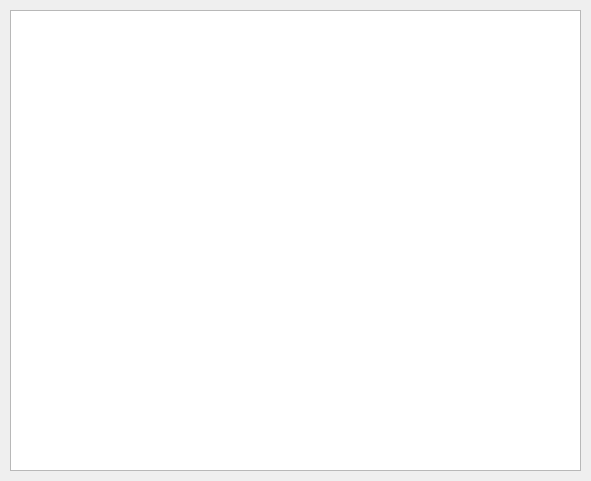
<?xml version="1.0" encoding="UTF-8"?>
<ui version="4.0">
 <class>DataViewer</class>
 <widget class="QWidget" name="DataViewer">
  <property name="geometry">
   <rect>
    <x>0</x>
    <y>0</y>
    <width>591</width>
    <height>481</height>
   </rect>
  </property>
  <property name="windowTitle">
   <string>Form</string>
  </property>
  <widget class="QTextBrowser" name="viewtext">
   <property name="geometry">
    <rect>
     <x>10</x>
     <y>10</y>
     <width>571</width>
     <height>461</height>
    </rect>
   </property>
   <property name="font">
    <font>
     <pointsize>11</pointsize>
    </font>
   </property>
  </widget>
 </widget>
 <resources/>
 <connections/>
</ui>
